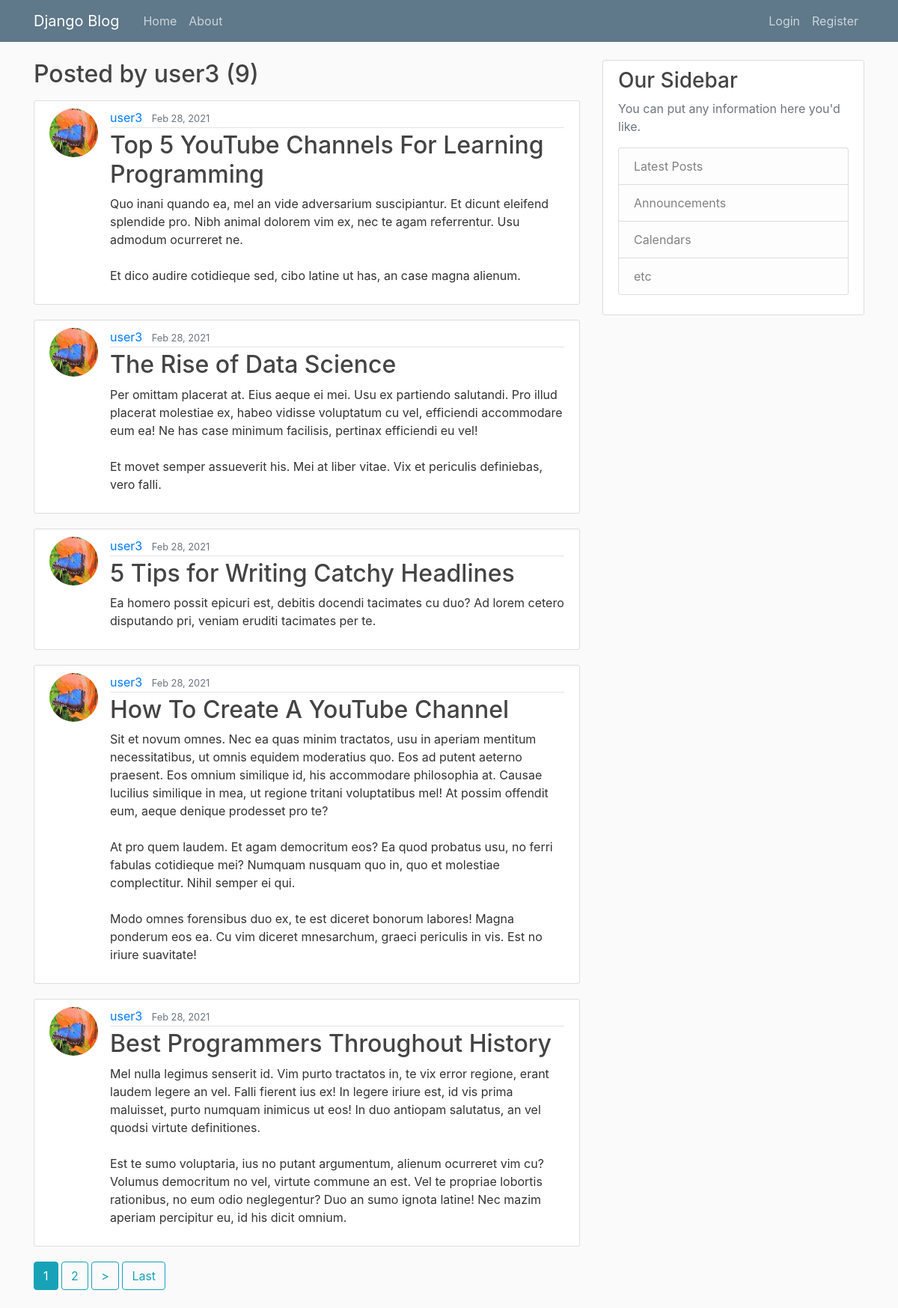
Screenshot of /user/user3 with the database file from the repository.
### blog/models.py (models this page shows, shortened)
class Post(models.Model):
	title = models.CharField(max_length = 50)
	content = models.TextField()
	date_posted = models.DateTimeField( default = timezone.now)
	author = models.ForeignKey( User, on_delete = models.CASCADE )

### users/models.py (models this page shows, shortened)
class Profile(models.Model):
	user = models.OneToOneField(User, on_delete = models.CASCADE)
	image = models.ImageField(default = 'default.jpg', upload_to='profile_pics')

### blog/views.py (the view)
# urls.py: path('user/<str:username>', UserPostListView.as_view(), name="user-posts"),
class UserPostListView(ListView):
	model = Post
	template_name = 'blog/user_posts.html'
	context_object_name = 'posts'
	paginate_by = 5
	def get_queryset(self):
		user = get_object_or_404(User, username = self.kwargs.get('username'))
		return Post.objects.filter(author=user).order_by('-date_posted')

### blog/templates/blog/user_posts.html (shortened to what this page needs)
{% extends 'blog/base.html' %}
{% block content %}
	<h2 class="mb-3"> Posted by {{ view.kwargs.username }} ({{ page_obj.paginator.count }}) </h2>
	{% for post in posts %}
		<article class="media content-section">
		<img class="rounded-circle article-img" src="{{ post.author.profile.image.url }}">
		  <div class="media-body">
		    <div class="article-metadata">
		      <a class="mr-2" href="{% url 'user-posts' post.author.username %}">{{ post.author }}</a>
		      <small class="text-muted">{{ post.date_posted| date:"M j, Y" }}</small>
		    </div>
		    <h2><a class="article-title" href="{% url 'post-detail' post.id %}">{{ post.title }}</a></h2>
		    <p class="article-content">{{ post.content }}</p>
		  </div>
		</article>
	{% endfor %}
	{% if is_paginated %}
		{% for num in page_obj.paginator.page_range %}
			{% if page_obj.number == num %}
				<a class="btn btn-info mb-4" href="?page={{ num }}">{{ num }}</a>
			{% elif num > page_obj.number|add:'-3' and num < page_obj.number|add:'3' %}
				<a class="btn btn-outline-info mb-4" href="?page={{ num }}">{{ num }}</a>
			{% endif %}
		{% endfor %}
		{% if page_obj.has_next %}
			<a class="btn btn-outline-info mb-4" href="?page={{ page_obj.next_page_number }}">></a>
			<a class="btn btn-outline-info mb-4" href="?page={{ page_obj.paginator.num_pages }}">Last</a>
		{% endif %}
	{% endif %}
{% endblock content %}

### blog/static/blog/main.css (style rules this page uses)
body { background: #fafafa; color: #333333; margin-top: 5rem; }
h1, h2, h3, h4, h5, h6 { color: #444444; }
.content-section { background: #ffffff; padding: 10px 20px; border: 1px solid #dddddd; border-radius: 3px; margin-bottom: 20px; }
.article-title { color: #444444; }
.article-content { white-space: pre-line; }
.article-img { height: 65px; width: 65px; margin-right: 16px; }
.article-metadata { padding-bottom: 1px; margin-bottom: 4px; border-bottom: 1px solid #e3e3e3 }

### rows the page displays
Post: author.profile.image (picture), author "user3", date_posted "Feb 28, 2021", title "Top 5 YouTube Channels For Learning Programming", content "Quo inani quando ea, mel an vide adversarium suscipiantur. Et dicunt eleifend splendide pro. Nibh animal dolorem vim ex, nec te agam referrentur. Usu admodum ocurreret ne. Et dico audire cotidieque sed, cibo latine ut has, an case magna alienum."
Post: author.profile.image (picture), author "user3", date_posted "Feb 28, 2021", title "The Rise of Data Science", content "Per omittam placerat at. Eius aeque ei mei. Usu ex partiendo salutandi. Pro illud placerat molestiae ex, habeo vidisse voluptatum cu vel, efficiendi accommodare eum ea! Ne has case minimum facilisis, pertinax efficiendi eu vel! Et movet semper assueverit his. Mei at liber vitae. Vix et periculis definiebas, vero falli."
Post: author.profile.image (picture), author "user3", date_posted "Feb 28, 2021", title "5 Tips for Writing Catchy Headlines", content "Ea homero possit epicuri est, debitis docendi tacimates cu duo? Ad lorem cetero disputando pri, veniam eruditi tacimates per te."
Post: author.profile.image (picture), author "user3", date_posted "Feb 28, 2021", title "How To Create A YouTube Channel", content "Sit et novum omnes. Nec ea quas minim tractatos, usu in aperiam mentitum necessitatibus, ut omnis equidem moderatius quo. Eos ad putent aeterno praesent. Eos omnium similique id, his accommodare philosophia at. Causae lucilius similique in mea, ut regione tritani voluptatibus mel! At possim offendit eum, aeque denique prodesset pro te? At pro quem laudem. Et agam democritum eos? Ea quod probatus usu, no ferri fabulas cotidieque mei? Numquam nusquam quo in, quo et molestiae complectitur. Nihil semper ei qui. Modo omnes forensibus duo ex, te est diceret bonorum labores! Magna ponderum eos ea. Cu vim diceret mnesarchum, graeci periculis in vis. Est no iriure suavitate!"
Post: author.profile.image (picture), author "user3", date_posted "Feb 28, 2021", title "Best Programmers Throughout History", content "Mel nulla legimus senserit id. Vim purto tractatos in, te vix error regione, erant laudem legere an vel. Falli fierent ius ex! In legere iriure est, id vis prima maluisset, purto numquam inimicus ut eos! In duo antiopam salutatus, an vel quodsi virtute definitiones. Est te sumo voluptaria, ius no putant argumentum, alienum ocurreret vim cu? Volumus democritum no vel, virtute commune an est. Vel te propriae lobortis rationibus, no eum odio neglegentur? Duo an sumo ignota latine! Nec mazim aperiam percipitur eu, id his dicit omnium."

### other values shown
{{ view.kwargs.username }} "user3"
{{ page_obj.paginator.count }} "9"
{{ num }} "1"
{{ num }} "2"
